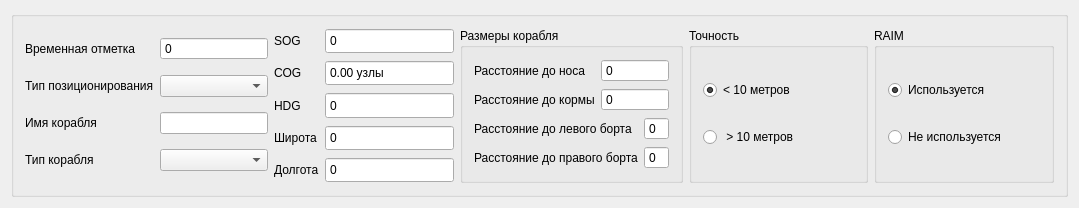
<?xml version="1.0" encoding="UTF-8"?>
<ui version="4.0">
 <class>Type19Simulator</class>
 <widget class="QWidget" name="Type19Simulator">
  <property name="geometry">
   <rect>
    <x>0</x>
    <y>0</y>
    <width>1079</width>
    <height>206</height>
   </rect>
  </property>
  <property name="windowTitle">
   <string>Type19Simulator</string>
  </property>
  <layout class="QGridLayout" name="gridLayout">
   <item row="0" column="0">
    <widget class="QGroupBox" name="groupBox">
     <property name="title">
      <string/>
     </property>
     <layout class="QGridLayout" name="gridLayout_2">
      <item row="0" column="0">
       <layout class="QGridLayout" name="gridLayout_3">
        <item row="0" column="1">
         <widget class="QSpinBox" name="spinBox_timeStamp">
          <property name="sizePolicy">
           <sizepolicy hsizetype="Preferred" vsizetype="Maximum">
            <horstretch>0</horstretch>
            <verstretch>0</verstretch>
           </sizepolicy>
          </property>
          <property name="buttonSymbols">
           <enum>QAbstractSpinBox::NoButtons</enum>
          </property>
         </widget>
        </item>
        <item row="0" column="0">
         <widget class="QLabel" name="label_3">
          <property name="sizePolicy">
           <sizepolicy hsizetype="Maximum" vsizetype="Preferred">
            <horstretch>0</horstretch>
            <verstretch>0</verstretch>
           </sizepolicy>
          </property>
          <property name="text">
           <string>Временная отметка</string>
          </property>
         </widget>
        </item>
        <item row="1" column="1">
         <widget class="QComboBox" name="comboBox_PosType">
          <property name="sizePolicy">
           <sizepolicy hsizetype="Preferred" vsizetype="Maximum">
            <horstretch>0</horstretch>
            <verstretch>0</verstretch>
           </sizepolicy>
          </property>
         </widget>
        </item>
        <item row="1" column="0">
         <widget class="QLabel" name="label_4">
          <property name="sizePolicy">
           <sizepolicy hsizetype="Maximum" vsizetype="Preferred">
            <horstretch>0</horstretch>
            <verstretch>0</verstretch>
           </sizepolicy>
          </property>
          <property name="text">
           <string>Тип позиционирования</string>
          </property>
         </widget>
        </item>
        <item row="2" column="0">
         <widget class="QLabel" name="label_12">
          <property name="sizePolicy">
           <sizepolicy hsizetype="Maximum" vsizetype="Preferred">
            <horstretch>0</horstretch>
            <verstretch>0</verstretch>
           </sizepolicy>
          </property>
          <property name="text">
           <string>Имя корабля</string>
          </property>
         </widget>
        </item>
        <item row="2" column="1">
         <widget class="QLineEdit" name="lineEdit_VesselName">
          <property name="sizePolicy">
           <sizepolicy hsizetype="Preferred" vsizetype="Maximum">
            <horstretch>0</horstretch>
            <verstretch>0</verstretch>
           </sizepolicy>
          </property>
         </widget>
        </item>
        <item row="3" column="0">
         <widget class="QLabel" name="label_13">
          <property name="sizePolicy">
           <sizepolicy hsizetype="Maximum" vsizetype="Preferred">
            <horstretch>0</horstretch>
            <verstretch>0</verstretch>
           </sizepolicy>
          </property>
          <property name="text">
           <string>Тип корабля</string>
          </property>
         </widget>
        </item>
        <item row="3" column="1">
         <widget class="QComboBox" name="comboBox_ShipType">
          <property name="sizePolicy">
           <sizepolicy hsizetype="Preferred" vsizetype="Maximum">
            <horstretch>0</horstretch>
            <verstretch>0</verstretch>
           </sizepolicy>
          </property>
         </widget>
        </item>
       </layout>
      </item>
      <item row="0" column="1">
       <layout class="QGridLayout" name="gridLayout_4">
        <item row="0" column="0">
         <widget class="QLabel" name="label_5">
          <property name="sizePolicy">
           <sizepolicy hsizetype="Maximum" vsizetype="Preferred">
            <horstretch>0</horstretch>
            <verstretch>0</verstretch>
           </sizepolicy>
          </property>
          <property name="text">
           <string>SOG</string>
          </property>
         </widget>
        </item>
        <item row="3" column="0">
         <widget class="QLabel" name="label">
          <property name="sizePolicy">
           <sizepolicy hsizetype="Maximum" vsizetype="Preferred">
            <horstretch>0</horstretch>
            <verstretch>0</verstretch>
           </sizepolicy>
          </property>
          <property name="text">
           <string>Широта</string>
          </property>
         </widget>
        </item>
        <item row="1" column="0">
         <widget class="QLabel" name="label_6">
          <property name="sizePolicy">
           <sizepolicy hsizetype="Maximum" vsizetype="Preferred">
            <horstretch>0</horstretch>
            <verstretch>0</verstretch>
           </sizepolicy>
          </property>
          <property name="text">
           <string>COG</string>
          </property>
         </widget>
        </item>
        <item row="0" column="1">
         <widget class="QSpinBox" name="spinBox_SOG">
          <property name="sizePolicy">
           <sizepolicy hsizetype="Preferred" vsizetype="Preferred">
            <horstretch>0</horstretch>
            <verstretch>0</verstretch>
           </sizepolicy>
          </property>
          <property name="buttonSymbols">
           <enum>QAbstractSpinBox::NoButtons</enum>
          </property>
         </widget>
        </item>
        <item row="1" column="1">
         <widget class="QDoubleSpinBox" name="doubleSpinBox_COG">
          <property name="sizePolicy">
           <sizepolicy hsizetype="Minimum" vsizetype="Preferred">
            <horstretch>0</horstretch>
            <verstretch>0</verstretch>
           </sizepolicy>
          </property>
          <property name="buttonSymbols">
           <enum>QAbstractSpinBox::NoButtons</enum>
          </property>
          <property name="prefix">
           <string/>
          </property>
          <property name="suffix">
           <string> узлы</string>
          </property>
         </widget>
        </item>
        <item row="2" column="1">
         <widget class="QSpinBox" name="spinBox_HDG">
          <property name="sizePolicy">
           <sizepolicy hsizetype="Preferred" vsizetype="Preferred">
            <horstretch>0</horstretch>
            <verstretch>0</verstretch>
           </sizepolicy>
          </property>
          <property name="buttonSymbols">
           <enum>QAbstractSpinBox::NoButtons</enum>
          </property>
         </widget>
        </item>
        <item row="2" column="0">
         <widget class="QLabel" name="label_7">
          <property name="sizePolicy">
           <sizepolicy hsizetype="Maximum" vsizetype="Preferred">
            <horstretch>0</horstretch>
            <verstretch>0</verstretch>
           </sizepolicy>
          </property>
          <property name="text">
           <string>HDG</string>
          </property>
         </widget>
        </item>
        <item row="4" column="0">
         <widget class="QLabel" name="label_2">
          <property name="sizePolicy">
           <sizepolicy hsizetype="Maximum" vsizetype="Preferred">
            <horstretch>0</horstretch>
            <verstretch>0</verstretch>
           </sizepolicy>
          </property>
          <property name="text">
           <string>Долгота</string>
          </property>
         </widget>
        </item>
        <item row="3" column="1">
         <widget class="QSpinBox" name="spinBox_Lat">
          <property name="sizePolicy">
           <sizepolicy hsizetype="Preferred" vsizetype="Preferred">
            <horstretch>0</horstretch>
            <verstretch>0</verstretch>
           </sizepolicy>
          </property>
          <property name="buttonSymbols">
           <enum>QAbstractSpinBox::NoButtons</enum>
          </property>
         </widget>
        </item>
        <item row="4" column="1">
         <widget class="QSpinBox" name="spinBox_Lon">
          <property name="sizePolicy">
           <sizepolicy hsizetype="Minimum" vsizetype="Preferred">
            <horstretch>0</horstretch>
            <verstretch>0</verstretch>
           </sizepolicy>
          </property>
          <property name="buttonSymbols">
           <enum>QAbstractSpinBox::NoButtons</enum>
          </property>
         </widget>
        </item>
       </layout>
      </item>
      <item row="0" column="2">
       <widget class="QGroupBox" name="groupBox_4">
        <property name="title">
         <string>Размеры корабля</string>
        </property>
        <layout class="QGridLayout" name="gridLayout_6">
         <item row="0" column="0">
          <layout class="QGridLayout" name="gridLayout_5">
           <item row="0" column="0">
            <widget class="QLabel" name="label_8">
             <property name="sizePolicy">
              <sizepolicy hsizetype="Maximum" vsizetype="Preferred">
               <horstretch>0</horstretch>
               <verstretch>0</verstretch>
              </sizepolicy>
             </property>
             <property name="text">
              <string>Расстояние до носа</string>
             </property>
            </widget>
           </item>
           <item row="1" column="0">
            <widget class="QLabel" name="label_9">
             <property name="sizePolicy">
              <sizepolicy hsizetype="Maximum" vsizetype="Preferred">
               <horstretch>0</horstretch>
               <verstretch>0</verstretch>
              </sizepolicy>
             </property>
             <property name="text">
              <string>Расстояние до кормы</string>
             </property>
            </widget>
           </item>
           <item row="0" column="1">
            <widget class="QSpinBox" name="spinBox_bow">
             <property name="sizePolicy">
              <sizepolicy hsizetype="Preferred" vsizetype="Fixed">
               <horstretch>0</horstretch>
               <verstretch>0</verstretch>
              </sizepolicy>
             </property>
             <property name="buttonSymbols">
              <enum>QAbstractSpinBox::NoButtons</enum>
             </property>
            </widget>
           </item>
           <item row="1" column="1">
            <widget class="QSpinBox" name="spinBox_stern">
             <property name="sizePolicy">
              <sizepolicy hsizetype="Preferred" vsizetype="Fixed">
               <horstretch>0</horstretch>
               <verstretch>0</verstretch>
              </sizepolicy>
             </property>
             <property name="buttonSymbols">
              <enum>QAbstractSpinBox::NoButtons</enum>
             </property>
            </widget>
           </item>
          </layout>
         </item>
         <item row="1" column="0">
          <layout class="QGridLayout" name="gridLayout_7">
           <item row="1" column="0">
            <widget class="QLabel" name="label_11">
             <property name="text">
              <string>Расстояние до правого борта</string>
             </property>
            </widget>
           </item>
           <item row="0" column="0">
            <widget class="QLabel" name="label_10">
             <property name="text">
              <string>Расстояние до левого борта</string>
             </property>
            </widget>
           </item>
           <item row="0" column="1">
            <widget class="QSpinBox" name="spinBox_port">
             <property name="sizePolicy">
              <sizepolicy hsizetype="Preferred" vsizetype="Fixed">
               <horstretch>0</horstretch>
               <verstretch>0</verstretch>
              </sizepolicy>
             </property>
             <property name="buttonSymbols">
              <enum>QAbstractSpinBox::NoButtons</enum>
             </property>
            </widget>
           </item>
           <item row="1" column="1">
            <widget class="QSpinBox" name="spinBox_stern_2">
             <property name="sizePolicy">
              <sizepolicy hsizetype="Preferred" vsizetype="Fixed">
               <horstretch>0</horstretch>
               <verstretch>0</verstretch>
              </sizepolicy>
             </property>
             <property name="buttonSymbols">
              <enum>QAbstractSpinBox::NoButtons</enum>
             </property>
            </widget>
           </item>
          </layout>
         </item>
        </layout>
       </widget>
      </item>
      <item row="0" column="3">
       <widget class="QGroupBox" name="groupBox_2">
        <property name="title">
         <string>Точность</string>
        </property>
        <layout class="QVBoxLayout" name="verticalLayout">
         <item>
          <widget class="QRadioButton" name="radioButton_Accuracy0">
           <property name="text">
            <string>&lt; 10 метров</string>
           </property>
           <property name="checked">
            <bool>true</bool>
           </property>
          </widget>
         </item>
         <item>
          <widget class="QRadioButton" name="radioButton_Accuracy1">
           <property name="text">
            <string> &gt; 10 метров</string>
           </property>
          </widget>
         </item>
        </layout>
       </widget>
      </item>
      <item row="0" column="4">
       <widget class="QGroupBox" name="groupBox_3">
        <property name="title">
         <string>RAIM</string>
        </property>
        <layout class="QVBoxLayout" name="verticalLayout_2">
         <item>
          <widget class="QRadioButton" name="radioButton_RAIM_Used">
           <property name="text">
            <string>Используется</string>
           </property>
           <property name="checked">
            <bool>true</bool>
           </property>
          </widget>
         </item>
         <item>
          <widget class="QRadioButton" name="radioButton_RAIM_NotUsed">
           <property name="text">
            <string>Не используется</string>
           </property>
          </widget>
         </item>
        </layout>
       </widget>
      </item>
     </layout>
    </widget>
   </item>
  </layout>
 </widget>
 <layoutdefault spacing="6" margin="11"/>
 <resources/>
 <connections/>
</ui>
